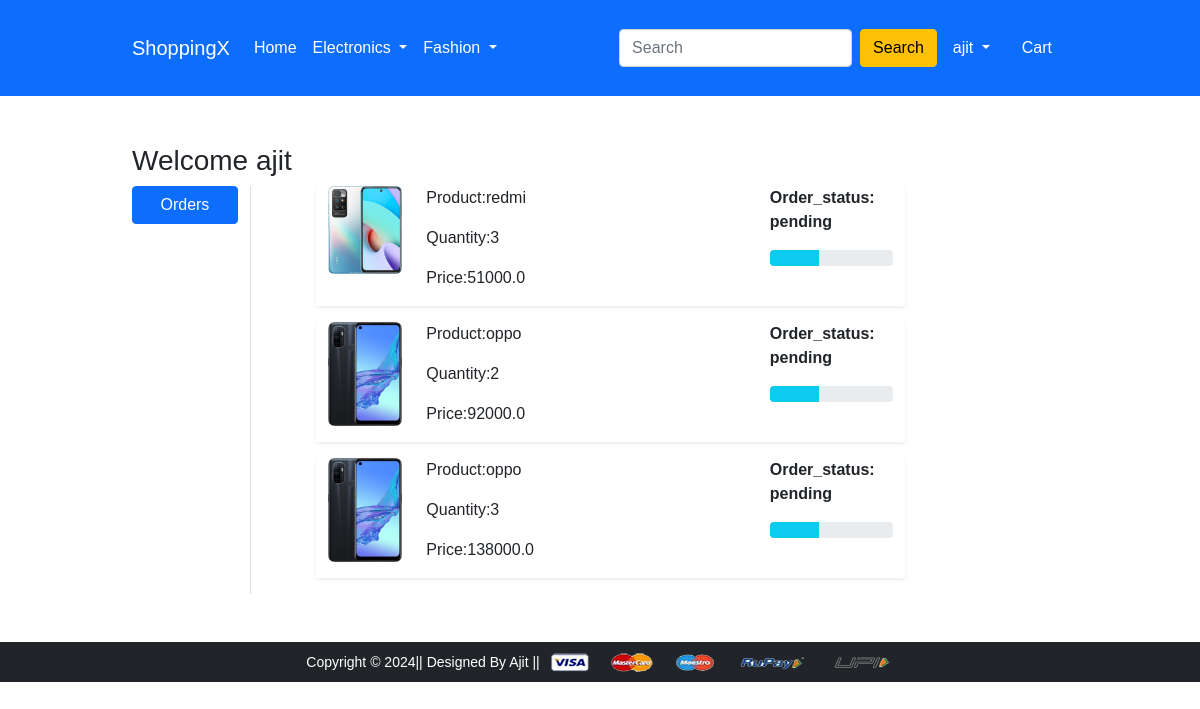
Screenshot of /orders/ (signed in) with the database file from the repository.
### app/models.py (models this page shows, shortened)
class orderplaced(models.Model):
   user=models.ForeignKey(User,on_delete=models.CASCADE)
   customer=models.ForeignKey(customer,on_delete=models.CASCADE)
   product=models.ForeignKey(product,on_delete=models.CASCADE)
   quantity=models.PositiveIntegerField(default=1)
   order_date=models.DateTimeField(auto_now_add=True)
   status=models.CharField(max_length=40,choices=status_ch,default='pending')
   @property
   def totalcost(self):
      return self.quantity*self.product.pddsprice

class product(models.Model):
    pdtype=models.CharField(choices=type,max_length=9)
    pdprice=models.FloatField()
    pddsprice=models.FloatField()
    pddescription=models.CharField(max_length=100)
    pdbrand=models.CharField(max_length=100)
    pdimage=models.ImageField(upload_to='myimage')
    def __str__(self):
     return str(self.pdbrand)

### app/views.py (the view)
# urls.py: path('orders/', views.orders, name='orders'),
@login_required
def orders(request):
 op=orderplaced.objects.filter(user=request.user)
 return render(request, 'app/orders.html',{'order_placed':op})

### app/templates/app/orders.html (shortened to what this page needs)
{% extends 'app/base.html' %}
{% load static %}
{% block main-content %}
<div class="container my-5">
 <div class="row">
 <h3>Welcome {{request.user}}</h3>
  <div class="col-sm-2 border-end">
   <ul class="list-unstyled">
    <li class="d-grid"><a href="{% url 'orders' %}" class="btn btn-primary">Orders</a></li>
   </ul>
  </div>
  <div class="col-sm-9 offset-sm-1">
    {% for op in order_placed %}
   <div class="row shadow-sm mb-3">
    <div class="col-sm-2">
    <img src="{{op.product.pdimage.url}}" alt="" class="img-fluid" srcset="" height="400" width="150">
    </div>
    <div class="col-sm-7">
        <p>Product:{{op.product}}</p>
        <p>Quantity:{{op.quantity}}</p>
        <p>Price:{{op.totalcost}}</p>
    </div>
    <div class="col-sm-3 fw-bold">
        <p>Order_status: {{op.status}}</p>
        {% if op.status == 'pending' %}
        <div class="progress">
            <div class="progress-bar bg-info" role="progressbar" style="width: 40%" aria-valuenow="40" aria-valuemin="0" aria-valuemax="100"></div>
        </div>
        {% endif %}
    </div>
   </div>
   {% endfor %}
  </div>
 </div>
</div>
{% endblock main-content %}

### app/templates/app/base.html (shortened to what this page needs)
<!doctype html>
{% load static %}
<html lang="en">
  <head>
    <link href="https://cdn.jsdelivr.net/npm/bootstrap@5.0.0-beta1/dist/css/bootstrap.min.css" rel="stylesheet">
    <link rel="stylesheet" href="{% static 'app/css/owl.carousel.min.css' %}">
    <link rel="stylesheet" href="{% static 'app/css/all.min.css' %}">
    <link rel="stylesheet" href="{% static 'app/css/style.css' %}">
  </head>
  <body>
    <nav class="navbar navbar-expand-lg navbar-dark bg-primary">
     <div class="container">
       <a class="navbar-brand" href="/">ShoppingX</a>
       <div class="collapse navbar-collapse" id="navbarSupportedContent">
         <ul class="navbar-nav me-auto mb-2 mb-lg-0">
           <li class="nav-item">
             <a class="nav-link active" aria-current="page" href="/">Home</a>
           </li>
           <li class="nav-item dropdown">
             <a class="nav-link dropdown-toggle text-white" href="#" id="electronicsDropdown" role="button" data-bs-toggle="dropdown" aria-expanded="false">
               Electronics
             </a>
           </li>
           <li class="nav-item dropdown">
             <a class="nav-link dropdown-toggle text-white" href="#" id="fashionDropdown" role="button" data-bs-toggle="dropdown" aria-expanded="false">
               Fashion
             </a>
           </li>
         </ul>
         <form class="d-flex" action="/search" method="get">
           <input class="form-control me-2" type="search" placeholder="Search" aria-label="Search" name="jojo">
           <button class="btn btn-warning" type="submit">Search</button>
         </form>
         <div>
          <ul class="navbar-nav me-auto mb-2 mb-lg-0">
           <li class="nav-item dropdown mx-2">
            {% if request.user.is_authenticated %}
              <a class="nav-link dropdown-toggle text-white" href="#" id="profileDropdown" role="button" data-bs-toggle="dropdown" aria-expanded="false">
           {{request.user}}
              </a>
            </li>
            <li class="nav-item mx-2">
             <a href="{% url 'show-cart' %}" class="nav-link text-white"> Cart </a>
            </li>
            {% endif %}
          </ul>
         </div>
       </div>
     </div>
    </nav>
    {% block main-content %} {% endblock main-content %}
    <footer class="container-fluid bg-dark text-center p-2 mt-5">
        <small class="text-white">Copyright &copy; 2024|| Designed By Ajit || </small>
        <img src="{% static 'app/images/payment.png' %}" alt="" srcset="" class="img-fluid" height="2px">
    </footer>
  </body>
</html>

### app/static/app/css/style.css (style rules this page uses)
body { font-family: Arial, sans-serif; margin: 0; padding: 0; background-color:white; }
.container { width: 80%; margin: 20px auto; display: flex; flex-wrap: wrap; justify-content: space-between; }

### app/templates/app/base.html (style rules this page uses)
body { background-color: white; }

### rows the page displays
orderplaced: product.pdimage (picture), product "redmi", quantity "3", totalcost "51000.0", status "pending"
orderplaced: product.pdimage (picture), product "oppo", quantity "2", totalcost "92000.0", status "pending"
orderplaced: product.pdimage (picture), product "oppo", quantity "3", totalcost "138000.0", status "pending"

### other values shown
{{ request.user }} "ajit"
